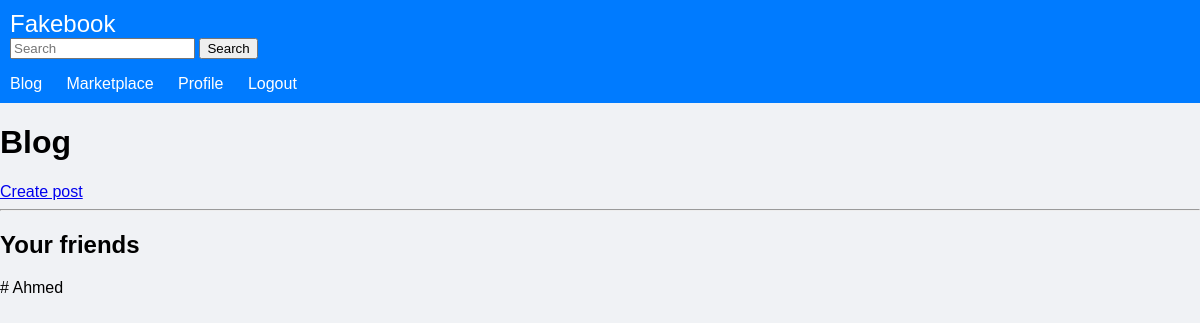
Page /blog/ (signed in) on the earlier database version.
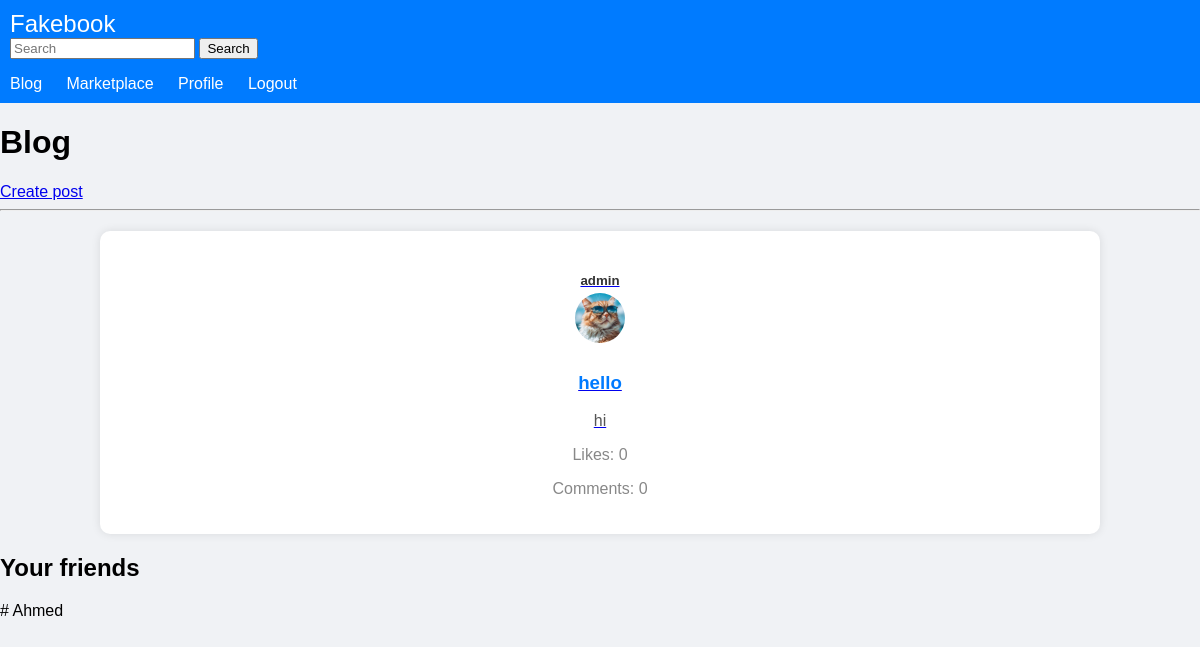
Same page on the later database version.
### blog/models.py (models this page shows, shortened)
class Post(models.Model):
    author = models.ForeignKey(User , on_delete=models.CASCADE , related_name="posts")
    title = models.CharField(max_length=80)
    content = models.TextField(blank=True , null=True)
    image = models.ImageField(upload_to="posts_images" , blank=True , null=True)
    created_date = models.DateTimeField(auto_now_add=True)

### users/models.py (models this page shows, shortened)
class Profile(models.Model):
    user = models.OneToOneField(User , on_delete=models.CASCADE , related_name='profile')
    about = models.CharField(max_length=850 , null=True , blank=True)
    picture = models.ImageField(upload_to='profile-pictures' , default ='profile-pictures/default.jpg')
    friends = models.ManyToManyField(User , related_name="friends" , blank=True)

### blog/views.py (the view)
# urls.py: path('' , views.home , name = 'b-home'),
@login_required
def home(request):
    posts = Post.objects.all().order_by('-created_date')
    user = request.user
    friends = user.profile.friends.all()
    return render(request , 'blog/index.html' , {'posts':posts , 'friends':friends} )

### blog/templates/blog/index.html (shortened to what this page needs)
{% load static %}
<html lang="en">
<head>
</head>
<body>
    <div style="background-color: #007bff; padding: 10px;">
        <span style="font-size: 24px; color: #fff; margin-right: 20px;">Fakebook</span>
        <form  action="{% url 'blog:b-search' %}" method="get">
            <input type="search" name="query" placeholder="Search">
            <button  type="submit" value="Search">Search</button>
        </form>
        <a href="{% url 'blog:b-home' %}" style="color: #fff; text-decoration: none; margin-right: 20px; transition: color 0.3s;">Blog</a>
        <a href="{% url 'marketplace:mp-home' %}" style="color: #fff; text-decoration: none; margin-right: 20px; transition: color 0.3s;">Marketplace</a>
        <a href="{% url 'user:u-profile' user.username %}" style="color: #fff; text-decoration: none; margin-right: 20px; transition: color 0.3s;">Profile</a>
        <a href="{% url 'user:u-logout' %}" style="color: #fff; text-decoration: none; transition: color 0.3s;">Logout</a>
    </div>
    <h1>Blog</h1>
    <a href="{% url 'blog:b-create-post' %}">Create post</a>
    <hr>
    {% for post in posts %}
        <div class="post">
            <div class="post-header">
                <a href="{% url 'users:u-profile' post.author.username %}">
                    <div class="post-author-info">
                        <h5 class="author-username">{{ post.author.username }}</h5>
                        <img src="{{ post.author.profile.picture.url }}" alt="pfp" class="author-profile-picture">
                    </div>
                </a>
                <a href="{% url 'blog:b-post' post.id %}">
                    <div class="post-title">
                        <h3>{{post.title}}</h3>
                    </div>
                </a>
            </div>
            <div class="post-body">
                <a href="{% url 'blog:b-post' post.id %}">
                    <div class="post-content">
                        <p>{{post.content|linebreaksbr}}</p>
                    </div>
                </a>
            </div>
            <div class="post-info">
                <p>Likes: {{post.likes.count}}</p>
                <p>Comments: {{post.comments.count}}</p>
            </div>
        </div>
    {% endfor %}
        <h2> Your friends </h2>
    {% for friend in friends %}
        <div class="friends">
            <p> # {{friend.username}} </p>
        </div>
    {% endfor %}
</body>
</html>

### blog/templates/blog/index.html (style rules this page uses)
body { font-family: Arial, sans-serif; margin: 0; padding: 0; background-color: #f0f2f5; }
.post { background-color: #fff; margin: 20px auto; padding: 20px; width: 80%; border-radius: 10px; box-shadow: 0 0 10px rgba(0, 0, 0, 0.1); text-align: center; }
.post-header { margin-bottom: 10px; }
.author-username { color: #333; margin-bottom: 5px; }
.author-profile-picture { width: 50px; height: 50px; border-radius: 50%; object-fit: cover; margin-bottom: 10px; }
.post-title h3 { color: #007bff; }
.post-content p { color: #555; }
.post-info { color: #888; }

Differences in the rows shown:
added Post: author.username "admin", author.profile.picture (picture), title "hello", content "hi", likes.count "0", comments.count "0"
